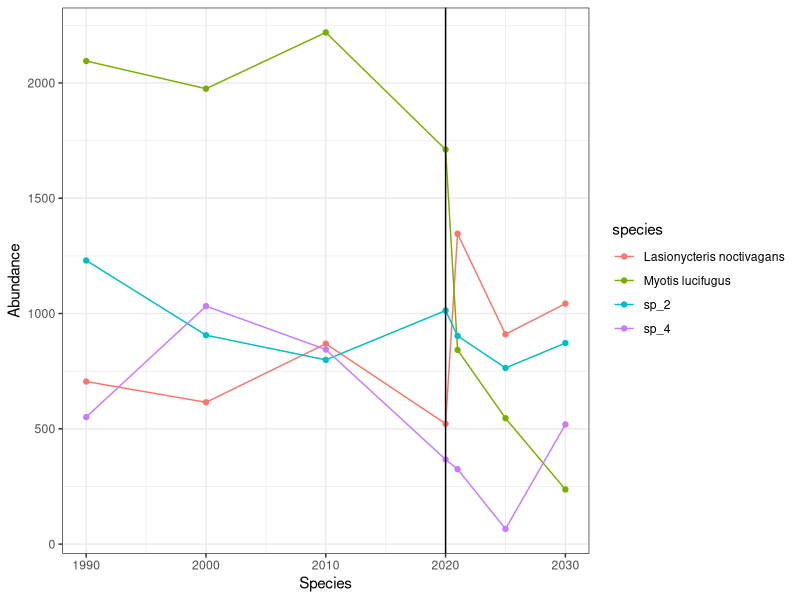

R code for this plot:

library(here)
library(dplyr)
library(ggplot2)
library(tibble)

# this creates reproducibility for random number generators
set.seed(16) 

# species initial abundance 

init_abundance = 
  tribble(
    ~species, ~init_abund,
    "Myotis lucifugus",   2000,
    "sp_2",   1000,
    "Lasionycteris noctivagans",   500,
    "sp_4",   700
  )

std_dev = 200

# years pre WNS

years_pre = c(1990, 2000, 2010, 2020)

# years post WNS

years_post = c(2021, 2025, 2030)

# create pre WNS pop numbers

pre_wns_abundance = 
  rbind(
    # sp1
    tibble(abundance = round(rnorm(n = length(years_pre), 
                                   mean = as.numeric(init_abundance[1,2]),
                                   sd = std_dev)),
           year = years_pre,
           species = rep(pull(init_abundance[1,1]),
                         length(years_pre))),
    # sp2
    tibble(abundance = round(rnorm(n = length(years_pre), 
                                   mean = as.numeric(init_abundance[2,2]),
                                   sd = std_dev)),
           year = years_pre,
           species = rep(pull(init_abundance[2,1]),
                         length(years_pre))),
    # sp3
    tibble(abundance = round(rnorm(n = length(years_pre), 
                                   mean = as.numeric(init_abundance[3,2]),
                                   sd = std_dev)),
           year = years_pre,
           species = rep(pull(init_abundance[3,1]),
                         length(years_pre))),
    # sp4
    tibble(abundance = round(rnorm(n = length(years_pre), 
                                   mean = as.numeric(init_abundance[4,2]),
                                   sd = std_dev)),
           year = years_pre,
           species = rep(pull(init_abundance[4,1]),
                         length(years_pre)))
  )

# WNS sensitivity

wns_sensitivity = 
  tribble(
    ~species, ~init_abund,
    "Myotis lucifugus",   -0.9, # very
    "sp_2",   -0.1,# not
    "Lasionycteris noctivagans",   0.4, # increase
    "sp_4",   0 #unaffected
  )

# create post WNS pop numbers

post_wns_abundance = 
  rbind(
    # sp1
    tibble(abundance = round(
      pull(pre_wns_abundance[4,1]) * exp(as.numeric(wns_sensitivity[1,2]) * 1:length(years_post)) 
      %>% jitter(10)
    ),
    year = years_post,
    species = rep(pull(init_abundance[1,1]),
                  length(years_post))),
    # sp2
    tibble(abundance = round(
      pull(pre_wns_abundance[8,1]) * exp(as.numeric(wns_sensitivity[2,2]) * 1:length(years_post)) 
      %>% jitter(10)
    ),
    year = years_post,
    species = rep(pull(init_abundance[2,1]),
                  length(years_post))),
    # sp3
    tibble(abundance = round(
      pull(pre_wns_abundance[12,1]) * exp(as.numeric(wns_sensitivity[3,2]) * 1:length(years_post)) 
      %>% jitter(10)
    ),
    year = years_post,
    species = rep(pull(init_abundance[3,1]),
                  length(years_post))),
    # sp4
    tibble(abundance = round(
      rnorm(n = length(years_post), 
            mean = as.numeric(pre_wns_abundance[16,1]),
            sd = std_dev)
    ),
    year = years_post,
    species = rep(pull(init_abundance[4,1]),
                  length(years_post))
    )
  )


# Combine dataframes

abundance = 
  rbind(
    pre_wns_abundance,
    post_wns_abundance
  )

ggplot(abundance) +
  geom_line(aes(x = year,
                  y = abundance,
                  colour = species)) +
  geom_point(aes(x = year,
                 y = abundance,
                 colour = species)) +
  geom_vline(aes(xintercept = 2020)) +
  labs(
    x = "Species",
    y = "Abundance"
  ) +
  theme_bw()
